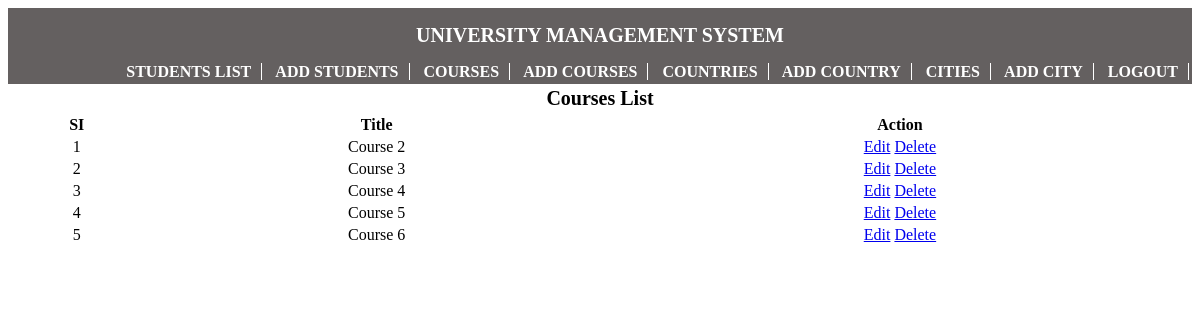
Screenshot of /index.php?action=manage_course (signed in) with the database file from the repository.
### tables this page shows
CREATE TABLE IF NOT EXISTS `tbl_course` (
  `id` int(11) NOT NULL AUTO_INCREMENT,
  `title` varchar(255) NOT NULL,
  `created_by` int(11) NOT NULL,
  `created_date_time` datetime NOT NULL,
  `updated_date_time` timestamp NOT NULL DEFAULT CURRENT_TIMESTAMP ON UPDATE CURRENT_TIMESTAMP,
  `is_active` enum('0','1') NOT NULL DEFAULT '1',
  `is_deleted` enum('0','1') NOT NULL DEFAULT '0',
  PRIMARY KEY (`id`)
);

### lib/connection.php (called while the page is built, shortened)
<?php
class connection {
 public  static function execute($sql,$type='select-all'){
	  	if($sql!=''){
			switch ($type){
				case 'select-all':
					$rs = @mysql_query($sql);
					if($rs && mysql_num_rows($rs) > 0){
						while ($row = mysql_fetch_object($rs)){
							$result[] = $row;
						}
						return $result;
					}else{
						return false;
					}
					break;
			}
	  	}
  }
}
?>

### pages/manage_course.php (the view, shortened to what this page needs)
<?php
$showForm = false;
include_once 'navigation.php';
if ($showForm) {?>
<form name="loginFrm" id="dataForm" action="" method="post">
    <?php echo !empty($_GET['id']) ? '<input type="hidden" name="student_id" value="'.$_GET['id'].'">' : '';?>
    <table class="list students">
        <tr><th class="main" colspan="7"><?php echo !empty($_GET['id']) ? 'Update' : 'Add';?> Courses</th></tr>
    </table>
    <table class="login-tbl">
    <?php if (!empty($errorMsg)) {?>
        <tr><td class="error center" colspan="2"><?php echo $errorMsg;?></td></tr>
    <?php }?>
    <?php echo !empty($_GET['id']) ? '<input type="hidden" name="id" value="'.$_GET['id'].'">' : '';?>
    <tr>
        <td ><label><strong>Name:</strong></label></td>
        <td><input type="text" size="45" name="title"  value="<?php echo !empty($title) ? $title : ''?>" /></td>
    </tr>
    <tr>
        <td colspan="2">
            <a href="index.php?action=manage_course">Cancel</a>
            <input type="submit" id="submit" name="submit" value="<?php echo !empty($_GET['id']) ? 'Update' : 'Add';?> Course"  />
        </td>
    </tr>
    </table>
</form>
<?php
} else {?>
<table class="list students">
    <tr><th class="main" colspan="7">Courses List</th></tr>
</table>
<table class="list students" id="search_response">
    <?php
    $sql = "SELECT *  FROM tbl_course  WHERE is_active = '1' AND is_deleted = '0' ";
    $result = connection::execute($sql,'select-all');
    if (!empty($result) && is_array($result)) {?>
        <tr>
            <th>
                SI
            </th>
            <th>
                Title
            </th>
            <th>
                Action
            </th>
        </tr>
        <?php
        $i =1;
        foreach($result as $row) {
            ?>
            <tr>
                <td>
                    <?php echo $i;?>
                </td>
                <td>
                    <?php echo $row->title;?>
                </td>
                <td>
                    <a href="index.php?action=manage_course&edit=1&id=<?php echo $row->id;?>" class="data-edit"  >Edit</a>
                    <a href="index.php?action=manage_course&delete=1&id=<?php echo $row->id;?>" class="data-delete" data-id="<?php echo $row->id;?>" onclick="confirm('Do you really want to delete this record??');">Delete</a>
                </td>
            </tr>
            <?php
            $i++;
        }
    } else {?>
        <tr><td class="main" colspan="7">No recors found</td></tr><?php
    }?>
</table>
<?php }?>

### index.php (style rules this page uses)
table { width: 100%; }
th.main { font-size: 20px; text-align: center; }
td { text-align: center; }

### rows the page displays
tbl_course: title "Course 2"
tbl_course: title "Course 3"
tbl_course: title "Course 4"
tbl_course: title "Course 5"
tbl_course: title "Course 6"
